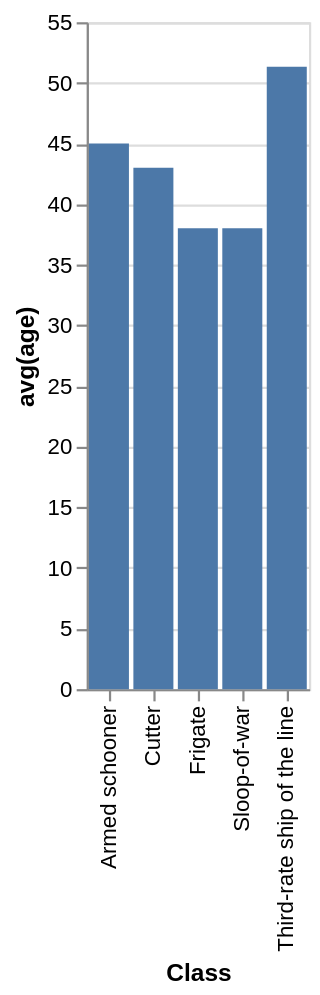

Express this chart as Vega-Lite.
### Vega-Lite specification from a JSON file in a GitHub repository (floating-point values rounded to 4 significant figures)
{"data": {"values": [{"x_data": "Armed schooner", "y_data": 45}, {"x_data": "Cutter", "y_data": 43}, {"x_data": "Frigate", "y_data": 38}, {"x_data": "Sloop-of-war", "y_data": 38}, {"x_data": "Third-rate ship of the line", "y_data": 51.33}]}, "mark": "bar", "encoding": {"x": {"field": "x_data", "type": "nominal", "title": "Class", "sort": "ascending"}, "y": {"field": "y_data", "type": "quantitative", "title": "avg(age)"}}}
